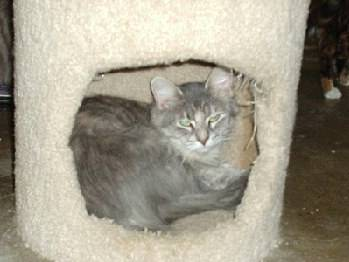
%> input picture MATLAB codes/MATLAB For MA/dog-cat-full-dataset-master/dog-cat-full-dataset-master/data/test/cats/cat.10133.jpg, 349 x 262 px
$ octave --eval "result = imageDistribution('dog-cat-full-dataset-master/dog-cat-full-dataset-master/data/test/cats/cat.10133.jpg');"   (GNU Octave 9; MATLAB toolbox functions it lacks are replaced by stand-ins)
%> lines starting %> are read from the running program, lines starting %| are printed output that depends on the picture
function X = imageDistribution(path)
    img = imread(path);
%> img is the input picture: size 262x349x3 uint8; mean R, G, B 161, 155, 139.1
    img = imresize(img,[512,512]);
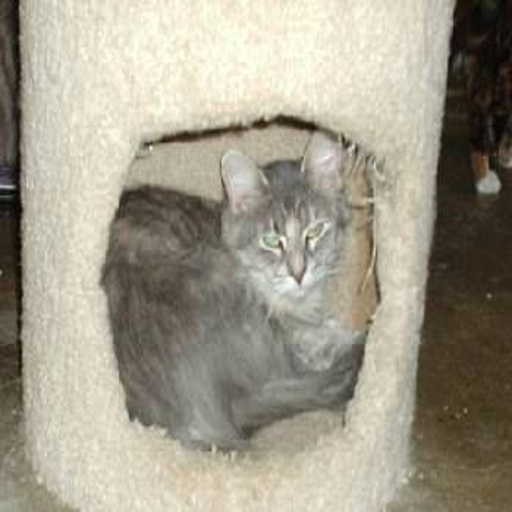
%> img: size 512x512x3 uint8; mean R, G, B 161, 155, 139.1
    img = rgb2gray(img);
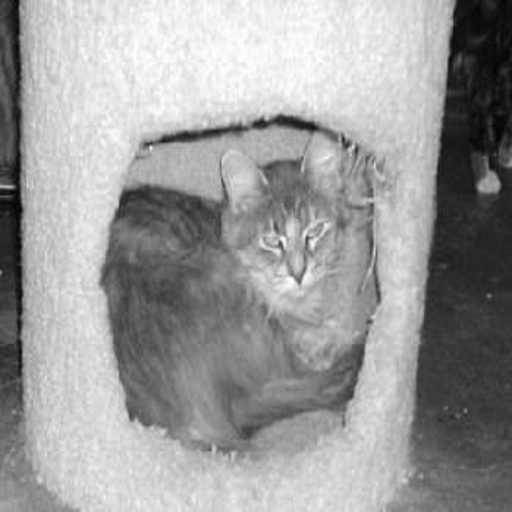
%> img: size 512x512 uint8; min 1, max 254, mean 155
    X = img(:);
end

$ run again, on MATLAB codes/MATLAB For MA/dog-cat-full-dataset-master/dog-cat-full-dataset-master/data/test/cats/cat.1025.jpg
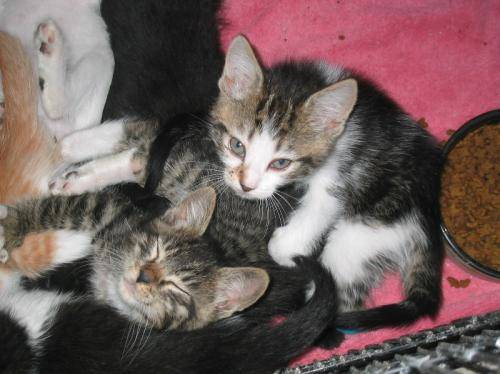
%> input picture MATLAB codes/MATLAB For MA/dog-cat-full-dataset-master/dog-cat-full-dataset-master/data/test/cats/cat.1025.jpg, 500 x 374 px
%> in imageDistribution, img is the input picture: size 374x500x3 uint8; mean R, G, B 113.6, 93.4, 92.2
%> in imageDistribution, `img = imresize(img,[512,512]);`:
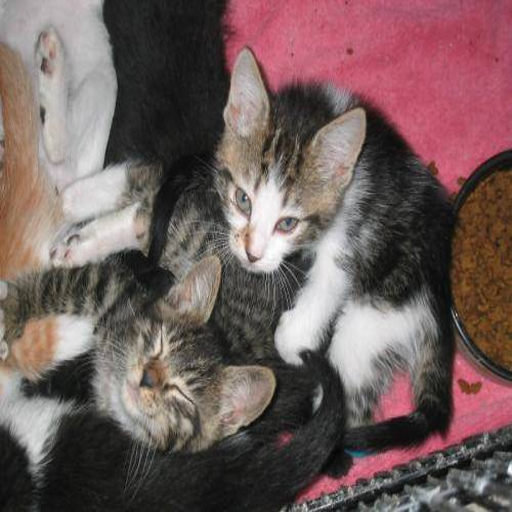
%> img: size 512x512x3 uint8; mean R, G, B 113.6, 93.4, 92.2
%> in imageDistribution, `img = rgb2gray(img);`:
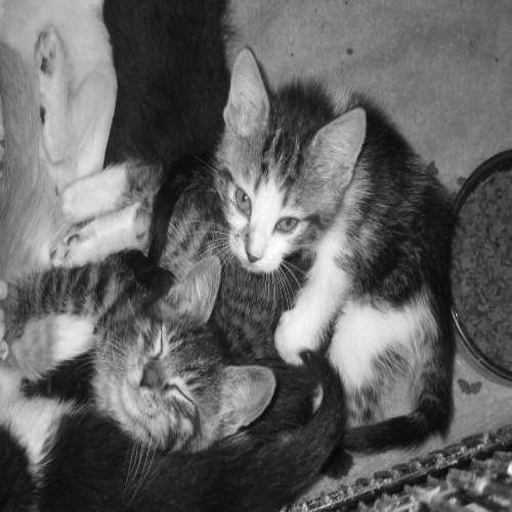
%> img: size 512x512 uint8; min 1, max 255, mean 99.3

$ run again, on MATLAB codes/MATLAB For MA/dog-cat-full-dataset-master/dog-cat-full-dataset-master/data/test/cats/cat.10290.jpg
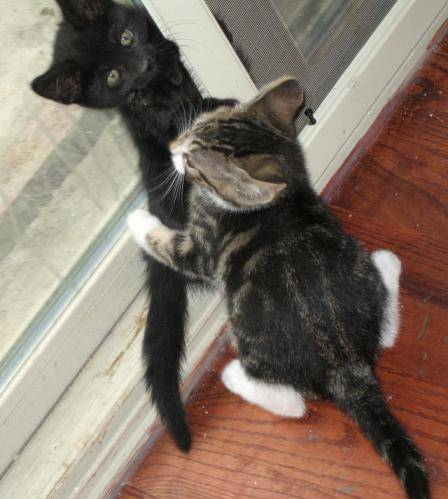
%> input picture MATLAB codes/MATLAB For MA/dog-cat-full-dataset-master/dog-cat-full-dataset-master/data/test/cats/cat.10290.jpg, 448 x 499 px
%> in imageDistribution, img is the input picture: size 499x448x3 uint8; mean R, G, B 130.2, 114.8, 102.7
%> in imageDistribution, `img = imresize(img,[512,512]);`:
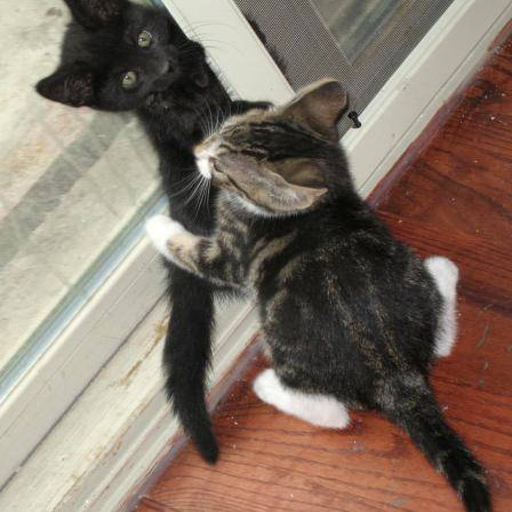
%> img: size 512x512x3 uint8; mean R, G, B 130.2, 114.8, 102.7
%> in imageDistribution, `img = rgb2gray(img);`:
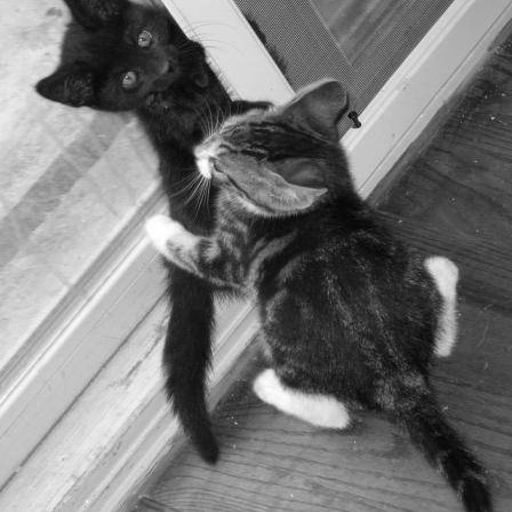
%> img: size 512x512 uint8; min 2, max 255, mean 118

$ run again, on MATLAB codes/MATLAB For MA/dog-cat-full-dataset-master/dog-cat-full-dataset-master/data/test/cats/cat.10296.jpg
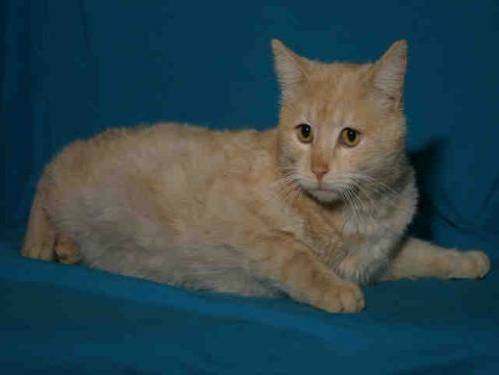
%> input picture MATLAB codes/MATLAB For MA/dog-cat-full-dataset-master/dog-cat-full-dataset-master/data/test/cats/cat.10296.jpg, 499 x 375 px
%> in imageDistribution, img is the input picture: size 375x499x3 uint8; mean R, G, B 47.1, 70.5, 77.7
%> in imageDistribution, `img = imresize(img,[512,512]);`:
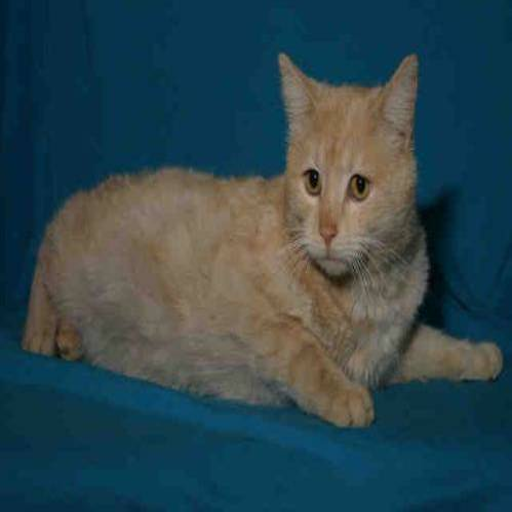
%> img: size 512x512x3 uint8; mean R, G, B 47.1, 70.5, 77.7
%> in imageDistribution, `img = rgb2gray(img);`:
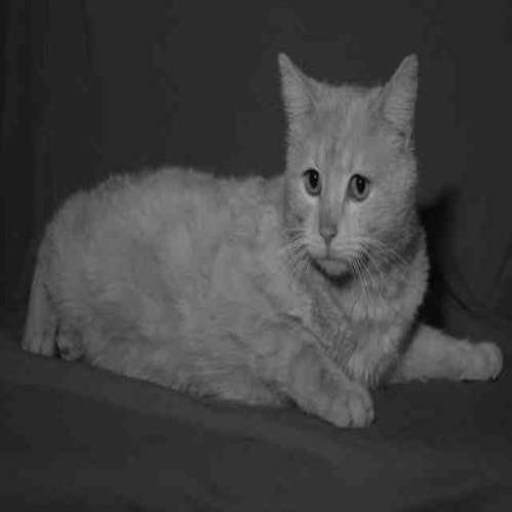
%> img: size 512x512 uint8; min 3, max 171, mean 64.3
